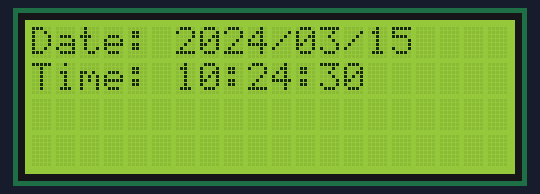
A program run on a simulated Raspberry Pi (BCM pin numbers). Shown: 20×4 character LCD. The clock reads 2024-03-15 10:24:30 at power-on unless the program sets it; what the program prints to the terminal is not drawn.

Above: at 0.1 s.
At 4.4 s:
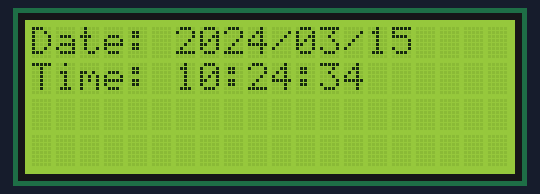
At 7.5 s:
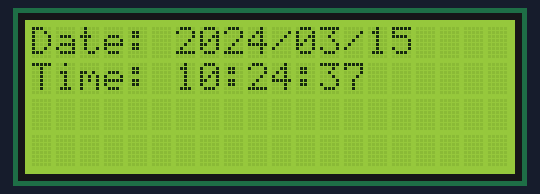
At 19.1 s:
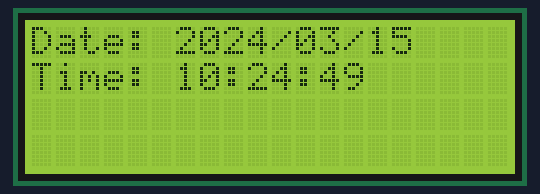
At 29.7 s:
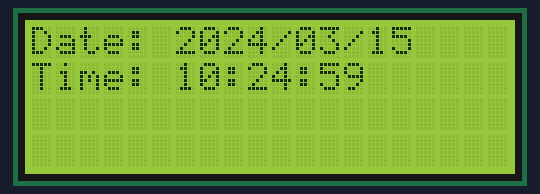
At 38.1 s:
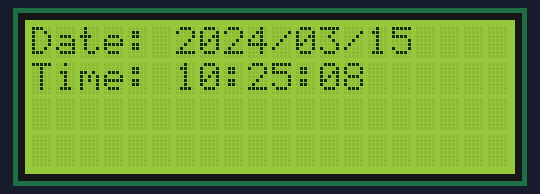

The program:

LCD_Test.py
```python
import sys
import time
from RPLCD.i2c import CharLCD
# 樹梅派安裝 sudo pip3 install RPLCD

lcd = CharLCD('PCF8574', address=0x27, port=1, backlight_enabled=True)
try:
    print('按下 Ctrl-C 可停止程式')
    lcd.clear()
    while True:
        lcd.cursor_pos = (0, 0)
        lcd.write_string("Date: {}".format(time.strftime("%Y/%m/%d")))
        lcd.cursor_pos = (1, 0)
        lcd.write_string("Time: {}".format(time.strftime("%H:%M:%S")))
        time.sleep(1)
except KeyboardInterrupt:
    print('關閉程式')
finally:
    lcd.clear()
```

Measured:
- what the display in image 1 shows lasts 1.1 s, from 4.3 s to 5.4 s
